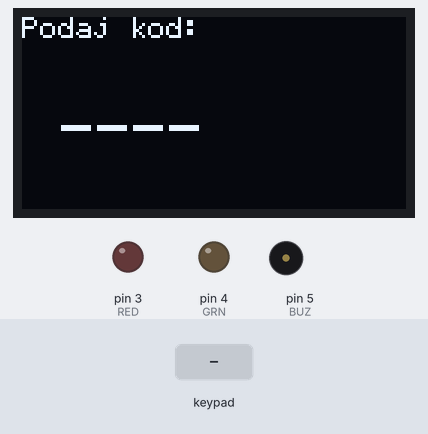
This sketch was run on a simulated Arduino Uno, built with avr-gcc and run on an emulated ATmega328P. On the bench: 128×64 one-colour display, output pins drawn as LEDs (lit = HIGH), buzzer (waves = sounding, pin HIGH). The test bench sets the inputs (shaded band). EEPROM starts erased; what the sketch prints to the serial monitor is not drawn.

Above: at 1.2 s.
1.3 s: keypad keys 1 2 1 1 1 0 9 # pressed 0.4 s apart
At 4.4 s:
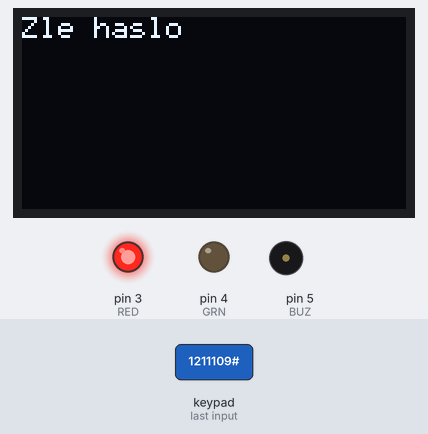
6.0 s: key '*' pressed
At 7.0 s:
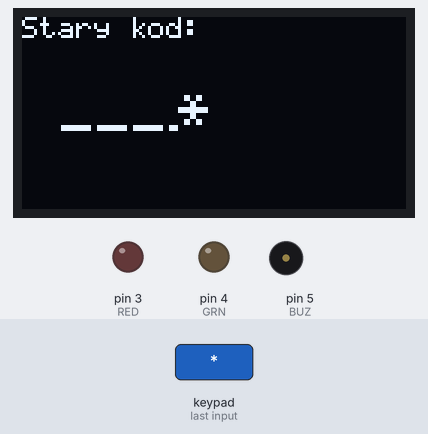
7.5 s: keypad keys 8 7 6 * pressed 0.4 s apart
At 10.4 s:
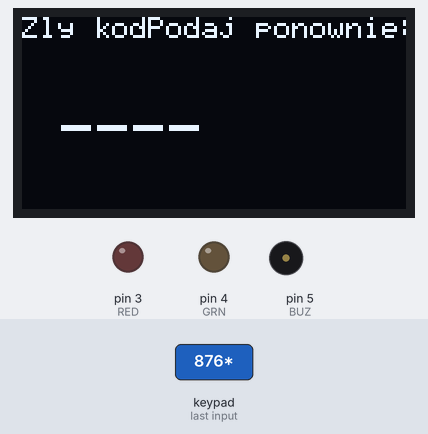
10.6 s: key '3' pressed
12.4 s: key '#' pressed
At 14.5 s:
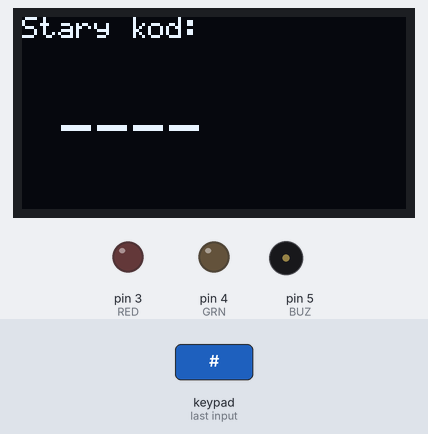
14.8 s: keypad keys 8 7 6 # pressed 0.4 s apart
At 16.4 s:
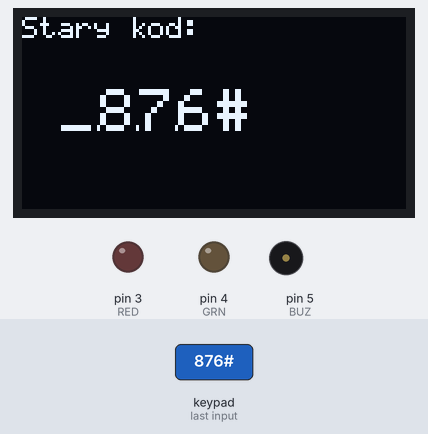
Timing chart, 0 to 18.9 s (numbered marks = the images above; inputs shaded):
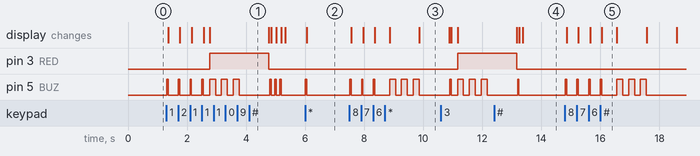

Measured:
- after the input at 1.3 s, pin 3 (RED): LOW → HIGH after 1.5 s, → LOW 2.0 s later; the display: first changes after 0.06 s (image 1 shows a later state)
- after the input at 6.0 s, pin 5 (BUZ): LOW → HIGH at once, → LOW 0.05 s later; the display: changes after 0.05 s (image 2)
- after the input at 7.5 s, the display: first changes after 0.06 s (image 3 shows a later state)
- after the input at 12.4 s, the display: first differs from a run without the input after 0.98 s (image 4)
- after the input at 14.8 s, the display: first changes after 0.06 s (image 5 shows a later state)
- what the display in image 5 shows lasts 0.5 s, from 16.1 s to 16.6 s

The sketch:

keypad_with_lcd.ino
```cpp
#include <Keypad.h>
#include<EEPROM.h>
#include <Wire.h>
#include "SSD1306Ascii.h"
#include "SSD1306AsciiWire.h"

#define I2C_ADDRESS 0x3C
#define GRN 4
#define RED 3
#define BUZ 5

SSD1306AsciiWire oled;

char password[4];
char initial_password[4], new_password[4];
int i = 0;
int stroke = 0;
char key_pressed = 0;
const byte rows = 4;
const byte columns = 4;

char hexaKeys[rows][columns] = {
  {'1', '2', '3'},
  {'4', '5', '6'},
  {'7', '8', '9'},
  {'*', '0', '#'}
};

byte row_pins[rows] = {12,11,10,9};
byte column_pins[columns] = {8,7,6};

Keypad keypad_key = Keypad( makeKeymap(hexaKeys), row_pins, column_pins, rows, columns);

void setup() {
  Wire.begin();
  oled.begin(&Adafruit128x64, I2C_ADDRESS);
  oled.set400kHz();
  oled.setFont(System5x7);
  Serial.begin(9600);
  pinMode(BUZ, OUTPUT);
  digitalWrite(BUZ, LOW);
  pinMode(GRN, OUTPUT);
  digitalWrite(GRN, LOW);
  pinMode(RED, OUTPUT);
  digitalWrite(RED, LOW);
  oled.clear();
  oled.set1X();
  initialpassword();
  oled.print("Podaj kod: ");
  oled.set2X();
  oled.setCursor(13, 3);
  oled.print("____");
  oled.set1X();
  Serial.println("boop");
}

void loop() {
  key_pressed = keypad_key.getKey();
  if (key_pressed == '#')
    change();
  if (key_pressed) {
    Serial.println(key_pressed);
    beepKey();
    stroke++;
    oled.setCursor(stroke * 13, 3);
    oled.set2X();
    password[i++] = key_pressed;
    oled.print(key_pressed);
    oled.set1X();
  }

  if (i == 4) {
    stroke = 0;
    delay(200);
    for (int j = 0; j < 4; j++)
      initial_password[j] = EEPROM.read(j);
    if (!(strncmp(password, initial_password, 4))) {
      oled.clear();
      oled.println("Kod poprawny!");
      digitalWrite(GRN, HIGH);
      beepOnce();
      delay(2000);
      digitalWrite(GRN, LOW);
      oled.clear();
      oled.println("Podaj kod: ");
      oled.set2X();
      oled.setCursor(13, 3);
      oled.print("____");
      oled.set1X();
      i = 0;
    } else {
      oled.clear();
      oled.println("Zle haslo");
      digitalWrite(RED, HIGH);
      beepError();
      delay(1000);
      digitalWrite(RED, LOW);
      oled.clear();
      oled.print("Podaj kod: ");
      oled.set2X();
      oled.setCursor(13, 3);
      oled.print("____");
      oled.set1X();
      i = 0;
    }
  }
}

void change() {
  int j = 0;
  oled.clear();
  oled.print("Stary kod: ");
  oled.set2X();
  oled.setCursor(13, 3);
  oled.print("____");
  oled.set1X();
  while (j < 4) {
    char key = keypad_key.getKey();
    if (key) {
      beepKey();
      stroke++;
      oled.setCursor(stroke * 13, 3);
      oled.set2X();
      new_password[j++] = key;
      oled.print(key);
      oled.set1X();
    }
    key = 0;
  }
  delay(500);
  if ((strncmp(new_password, initial_password, 4))) {
    oled.clear();
    oled.print("Zly kod");
    beepError();
    oled.print("Podaj ponownie: ");
    oled.set2X();
    oled.setCursor(13, 3);
    oled.print("____");
    oled.set1X();
    delay(1000);
  } else {
    j = 0;
    stroke = 0;
    oled.clear();
    oled.print("Nowy kod: ");
    oled.set2X();
    oled.setCursor(13, 3);
    oled.print("____");
    oled.set1X();
    while (j < 4) {
      char key = keypad_key.getKey();
      if (key) {
        beepKey();
        initial_password[j] = key;
        stroke++;
        oled.setCursor(stroke * 13, 4);
        oled.set2X();
        oled.print(key);
        oled.set1X();
        EEPROM.write(j, key);
        j++;
      }
    }
    oled.setCursor(0, 2);
    oled.print("Kod zmieniony!");
    delay(2000);
    stroke = 0;
  }
  oled.clear();
  oled.print("Podaj kod: ");
  oled.set2X();
  oled.setCursor(13, 3);
  oled.print("____");
  oled.set1X();
  key_pressed = 0;
}

void initialpassword() {
  for (int j = 0; j < 4; j++)
    EEPROM.write(j, j + 49);
  for (int j = 0; j < 4; j++)
    initial_password[j] = EEPROM.read(j);
}

void beepKey() {
  digitalWrite(BUZ, HIGH);
  delay(50);
  digitalWrite(BUZ, LOW);
}

void beepOnce() {
  digitalWrite(BUZ, HIGH);
  delay(500);
  digitalWrite(BUZ, LOW);
}

void beepError() {
  digitalWrite(BUZ, HIGH);
  delay(200);
  digitalWrite(BUZ, LOW);
  delay(200);
  digitalWrite(BUZ, HIGH);
  delay(200);
  digitalWrite(BUZ, LOW);
  delay(200);
  digitalWrite(BUZ, HIGH);
  delay(200);
  digitalWrite(BUZ, LOW);
}
```
